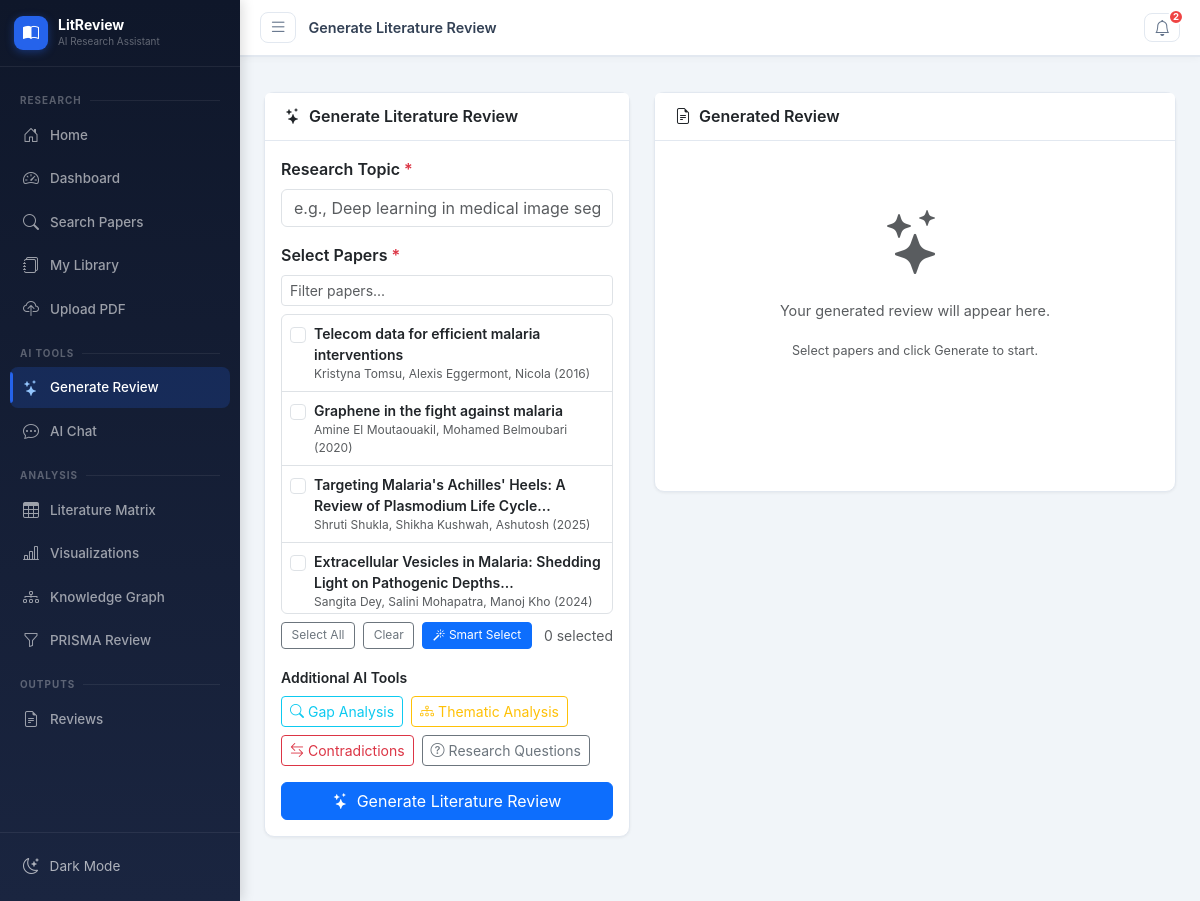
Page /ai/generate-review on the earlier database version.
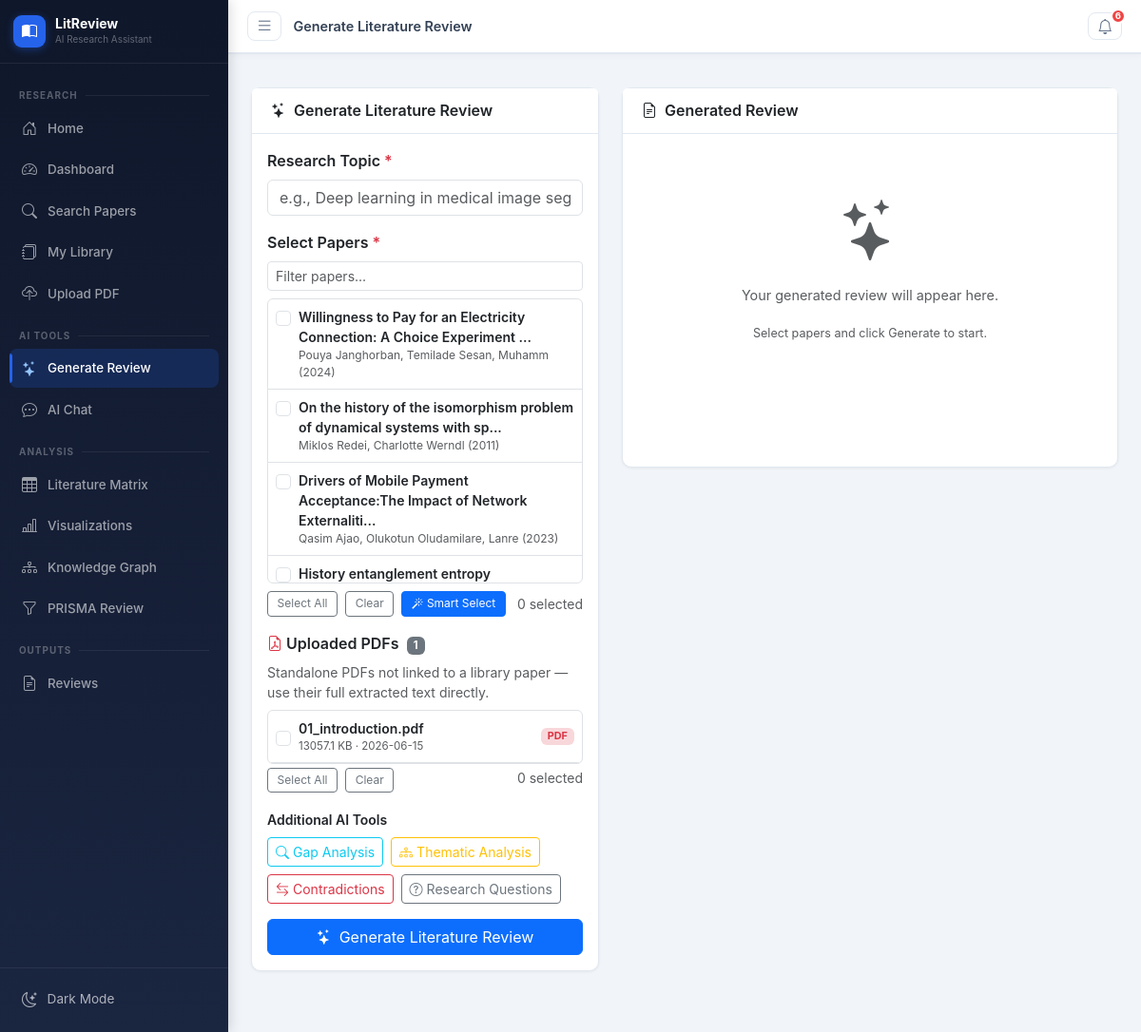
Same page on the later database version.
### tables this page shows
CREATE TABLE papers (
            id INTEGER PRIMARY KEY AUTOINCREMENT,
            title TEXT NOT NULL,
            authors TEXT,
            abstract TEXT,
            year INTEGER,
            doi TEXT,
            url TEXT,
            journal TEXT,
            citations_count INTEGER DEFAULT 0,
            source TEXT,
            keywords TEXT,
            full_text TEXT,
            created_at TIMESTAMP DEFAULT CURRENT_TIMESTAMP
        );

CREATE TABLE paper_files (
            id INTEGER PRIMARY KEY AUTOINCREMENT,
            paper_id INTEGER,
            filename TEXT,
            original_name TEXT,
            file_path TEXT,
            file_size INTEGER,
            extracted_text TEXT,
            sections TEXT,
            ocr_used INTEGER DEFAULT 0,
            created_at TIMESTAMP DEFAULT CURRENT_TIMESTAMP,
            FOREIGN KEY (paper_id) REFERENCES papers(id)
        );

### blueprints/ai_features.py (the view)
@ai_bp.route('/generate-review', methods=['GET', 'POST'])
def generate_review():
    site = get_site_settings()
    db = get_db()
    papers_list = db.execute('SELECT id, title, authors, year, abstract FROM papers ORDER BY created_at DESC').fetchall()
    uploaded_files = db.execute(
        'SELECT id, original_name, file_size, created_at FROM paper_files WHERE paper_id IS NULL ORDER BY created_at DESC'
    ).fetchall()
    db.close()
    return render_template('ai/generate_review.html', site=site, papers=papers_list,
                           uploaded_files=uploaded_files, notifications=get_notifications())

### blueprints/ai_features.py (called while the page is built)
def get_site_settings():
    db = get_db()
    rows = db.execute('SELECT key, value FROM site_settings').fetchall()
    db.close()
    return {r['key']: r['value'] for r in rows}

def get_notifications():
    db = get_db()
    rows = db.execute('SELECT * FROM notifications WHERE is_read=0 ORDER BY created_at DESC LIMIT 10').fetchall()
    db.close()
    return [dict(r) for r in rows]

### models/__init__.py (called while the page is built)
def get_db():
    conn = sqlite3.connect(Config.DATABASE_PATH)
    conn.row_factory = sqlite3.Row
    return conn

### templates/ai/generate_review.html (shortened to what the changed rows need)
{% extends "base.html" %}
{% block content %}
<div class="row">
  <div class="col-lg-5">
    <div class="card shadow-sm mb-3">
      <div class="card-body">
        <div class="mb-3">
          {% if papers %}
          <div id="paperList" style="max-height:300px;overflow-y:auto;" class="border rounded">
            {% for paper in papers %}
            <label class="d-flex align-items-start p-2 border-bottom cursor-pointer paper-item" style="cursor:pointer;"
              data-title="{{ (paper.title or '')|lower }}"
              data-abstract="{{ ((paper.abstract or '')[:300])|lower }}"
              data-year="{{ paper.year or 0 }}">
              <input type="checkbox" class="form-check-input mt-1 me-2 paper-checkbox" value="{{ paper.id }}" id="paper-{{ paper.id }}">
              <div class="flex-grow-1">
                <div class="d-flex align-items-start justify-content-between gap-1">
                  <div class="small fw-semibold paper-title" data-raw-title="{{ paper.title[:70] }}{% if paper.title|length > 70 %}...{% endif %}">{{ paper.title[:70] }}{% if paper.title|length > 70 %}...{% endif %}</div>
                </div>
                <div class="text-muted" style="font-size:0.75rem;">{{ paper.authors[:40] if paper.authors else '' }} {% if paper.year %}({{ paper.year }}){% endif %}</div>
              </div>
            </label>
            {% endfor %}
          </div>
          {% else %}
          <div class="alert alert-info small">
            <i class="bi bi-info-circle me-1"></i>No papers in library.
            <a href="/search">Search and save papers</a> first.
          </div>
          {% endif %}
        </div>
        {% if uploaded_files %}
        <div class="mb-3">
          <label class="form-label fw-semibold">
            <i class="bi bi-file-earmark-pdf me-1 text-danger"></i>Uploaded PDFs
            <span class="badge bg-secondary ms-1" style="font-size:0.7rem;">{{ uploaded_files|length }}</span>
          </label>
          <p class="text-muted small mb-2">Standalone PDFs not linked to a library paper — use their full extracted text directly.</p>
          <div class="border rounded" style="max-height:200px;overflow-y:auto;">
            {% for f in uploaded_files %}
            <label class="d-flex align-items-center p-2 border-bottom" style="cursor:pointer;">
              <input type="checkbox" class="form-check-input me-2 file-checkbox" value="{{ f.id }}">
              <div class="flex-grow-1 overflow-hidden">
                <div class="small fw-semibold text-truncate">{{ f.original_name or f.filename }}</div>
                <div class="text-muted" style="font-size:0.72rem;">
                  {{ (f.file_size / 1024)|round(1) }} KB &middot; {{ f.created_at[:10] if f.created_at else '' }}
                </div>
              </div>
              <span class="badge bg-danger-subtle text-danger ms-2 flex-shrink-0" style="font-size:0.68rem;">PDF</span>
            </label>
            {% endfor %}
          </div>
          <div class="d-flex gap-2 mt-1">
            <button class="btn btn-xs btn-outline-secondary" onclick="selectAllFiles()">Select All</button>
            <button class="btn btn-xs btn-outline-secondary" onclick="selectNoneFiles()">Clear</button>
            <span class="text-muted small ms-auto" id="selectedFileCount">0 selected</span>
          </div>
        </div>
        {% endif %}
      </div>
    </div>
  </div>
</div>
{% endblock %}

Differences in the rows shown:
no longer on this page (row unchanged): papers: title "Telecom data for efficient malaria interventions", authors "Kristyna Tomsu, Alexis Eggermont, Nicola", year "2016"
no longer on this page (row unchanged): papers: title "Graphene in the fight against malaria", authors "Amine El Moutaouakil, Mohamed Belmoubari", year "2020"
no longer on this page (row unchanged): papers: title "Targeting Malaria's Achilles' Heels: A Review of Plasmodium Life Cycle", authors "Shruti Shukla, Shikha Kushwah, Ashutosh", year "2025"
no longer on this page (row unchanged): papers: title "Extracellular Vesicles in Malaria: Shedding Light on Pathogenic Depths", authors "Sangita Dey, Salini Mohapatra, Manoj Kho", year "2024"
added papers: title "Willingness to Pay for an Electricity Connection: A Choice Experiment", authors "Pouya Janghorban, Temilade Sesan, Muhamm", year "2024"
added papers: title "On the history of the isomorphism problem of dynamical systems with sp", authors "Miklos Redei, Charlotte Werndl", year "2011"
added papers: title "Drivers of Mobile Payment Acceptance:The Impact of Network Externaliti", authors "Qasim Ajao, Olukotun Oludamilare, Lanre", year "2023"
added papers: title "History entanglement entropy"
added paper_files: original_name "01_introduction.pdf", (f.file_size/1024)|round(1) "13057.1", created_at "2026-06-15"
Other differences:
{{ g_notif_count }}: "2" → "6"
{{ uploaded_files|length }}: (not shown) → "1"
text now shown: "Uploaded PDFs Standalone PDFs not linked to a library paper — use their full extracted text directly. Select All Clear 0 selected"
